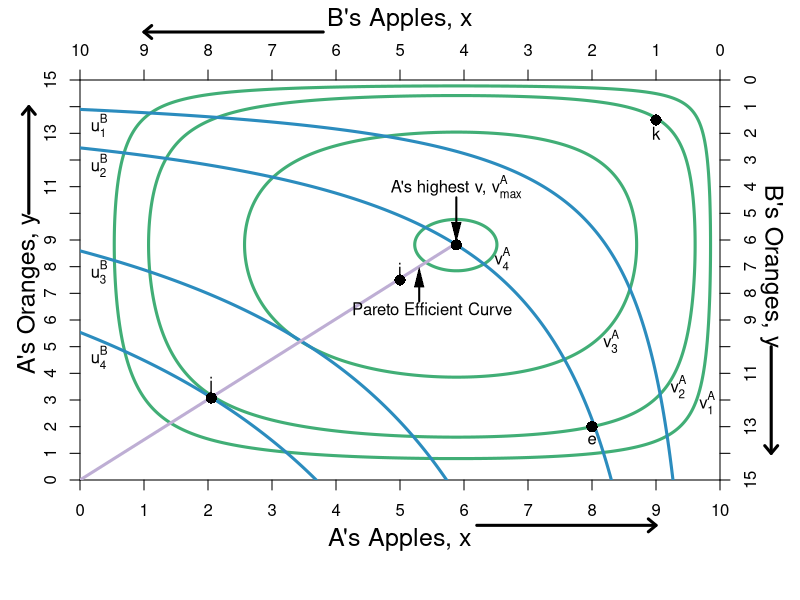

The R source for this figure:
require(shape)
pdf(file = "bfh-textbook/property/property_hg_he.pdf", width = 9, height = 7)

#Set parameters for graphics
axislabelsize <- 1.5
graphlinewidth <- 3

COL <- c("#7fc97f", "#beaed4", "#fdc086", "#ffff99", "#386cb0", "#f0027f", "#bf5b17", "#666666")
COLA <- c("#99d8c9","#66c2a4","#41ae76", "#238b45", "#005824")
COLB <- c("#4eb3d3", "#2b8cbe", "#0868ac","#084081")

par(mar =  c(6, 4, 4, 4))

uA <- function(x, y) {
  0.5*log(x) + 0.5*log(y) + 0.35*log(10 - x) + 0.35*log(15 - y)
}

uB <- function(x, y) {
  0.5*log(10 - x) + 0.5*log(15 - y)
}

xlims <- c(0, 10)
ylims <- c(0, 15)

npts <- 501 
x <- seq(xlims[1], xlims[2], length.out = npts)
y <- seq(ylims[1], ylims[2], length.out = npts) 
a <- c(2.2, 2.526628, 2.9, 3.1)
b <- c(1.2, 1.618586, 2.08, 2.275)

#For B we need a utility where xA = 5.88, ya = 8.82 => corresponds to 1.618 above

plot(0, 0, xlim = xlims, ylim = ylims, type = "n",
     xlab = expression(paste("")),
     ylab = expression(paste("")), 
     xaxt = "n", 
     yaxt = "n", 
     cex.lab = axislabelsize, 
     bty = "n",
     xaxs="i", 
     yaxs="i")

ticksy <- seq(from = 0, to = 15, by = 1)
ylabels <- seq(from = 0, to = 15, by = 1)
ticksx <- seq(from = 0, to = 10, by = 1)
xlabels <- seq(from = 0, to = 10, by = 1)
axis(1, at = ticksx, pos = 0, labels = xlabels)
axis(2, at = ticksy, pos = 0, labels = ylabels, las = 0)

contour(x, y, 
        outer(x, y, uA),
        drawlabels = FALSE,
        col = COLA[3],
        lwd = graphlinewidth,
        levels = a, 
        xaxs="i", 
        yaxs="i", 
        add = TRUE) 

mtext("A's Apples, x", side=1, line = 2.5, cex = axislabelsize)
text(-0.8, 7, expression(paste("A's Oranges, y")), xpd = TRUE, cex = axislabelsize, srt = 90) 

#Add arrows:
arrows(-0.8, 10, -0.8, 14, xpd = TRUE, length=0.1,angle=40,lwd=3)
arrows(6.2, -1.7, 9, -1.7, xpd = TRUE, length=0.1,angle=40,lwd=3)


contour(x, y, 
        outer(x, y, uB),
        drawlabels = FALSE,
        col = COLB[2],
        lwd = graphlinewidth,
        levels = b, 
        add = TRUE
        ) 

segments(0, 0, 5.88, 8.88, lty = 1, col = COL[2] , lwd = graphlinewidth)
text(5.5, 6.4, expression("Pareto Efficient Curve"))
Arrows(5.3, 6.7, 5.3, 7.6, col = "black", lty = 1, lwd = 2, arr.type = "triangle", arr.lwd = 0.5)

#Label the iso-welfare functions for the HG, Aisha
text(9.8, 2.9, expression(v[1]^A))
text(9.35, 3.5, expression(v[2]^A))
text(8.3, 5.2, expression(v[3]^A))
text(6.6, 8.3, expression(v[4]^A))

#Label the indifference curves for the HE, Betty
text(0.3, 13.3, expression(u[1]^B))
text(0.3, 11.8, expression(u[2]^B))
text(0.3, 7.8, expression(u[3]^B))
text(0.3, 4.6, expression(u[4]^B))

#A's bliss point - 3.1073 is the value of u
points(5.88, 8.82, pch = 16, col = "black", cex = 1.5)
text(5.88, 11, expression(paste("A's highest v, ", v[max]^A)))
Arrows(5.88, 10.6, 5.88, 9.3, col = "black", lty = 1, lwd = 2, arr.type = "triangle", arr.lwd = 0.5)

#Label point i. 
points(5, 7.5, pch = 16, col = "black", cex = 1.5)
text(5, 7.9, expression(paste("i")))

#Label two points for comparison
points(2.05, 3.075, pch = 16, col = "black", cex = 1.5)
text(2.05, 3.55, expression(paste("j")))
points(9, 13.5, pch = 16, col = "black", cex = 1.5)
text(9, 13, expression(paste("k")))

#Label two points for comparison
points(8, 2, pch = 16, col = "black", cex = 1.5)
text(8, 1.5, expression(paste("e")))



par(new = TRUE)

#Use the same x and ylims as previously, but with locations switched
xlims2 <- c(10, 0)
ylims2 <- c(15, 0)

#Leave the ylab and xlab blank to ensure no axes titles
plot(0, 0, xlim = xlims2, ylim = ylims2, type = "n",
     xlab = expression(paste("")),
     ylab = expression(paste("")),
     xaxt = "n", 
     yaxt = "n", 
     cex.lab = 1.3, 
     bty = "n",
     xaxs="i", 
     yaxs="i")

#Set up axes at sides 3 and 4 (top and right)
axis(side = 3, at = ticksx, pos = 0, labels = xlabels)
axis(side = 4, at = ticksy, pos = 0, labels = ylabels, las = 0)
mtext("B's Apples, x", side=3, line = 2.5, cex = axislabelsize)
text(-0.8, 7, expression(paste("B's Oranges, y")), xpd = TRUE, cex = axislabelsize, srt = 270) 

#Add arrows:
arrows(-0.8, 10, -0.8, 14, xpd = TRUE, length=0.1,angle=40,lwd=3)
arrows(6.2, -1.8, 9, -1.8, xpd = TRUE, length=0.1,angle=40,lwd=3)

dev.off()
